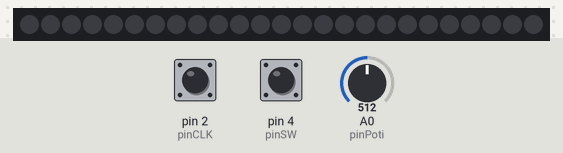
This sketch was run on a simulated Arduino Uno, built with avr-gcc and run on an emulated ATmega328P. On the bench: 25 RGB LEDs in strip order, left to right. Inputs (shaded band) come from the test bench; at power-on: pin 4 (pinSW) LOW, A0 (pinPoti) = 512, pin 2 (pinCLK) HIGH. Dim RGB values are drawn brighter than linear; random numbers use the default seed unless the sketch sets one; EEPROM starts erased.

Above: at 4.2 s.
4.3 s: pin 4 (pinSW) pulled HIGH for 0.15 s
At 5.5 s:
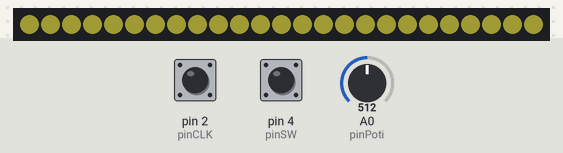
5.9 s: pin 4 (pinSW) pulled HIGH for 1 s
At 6.06 s:
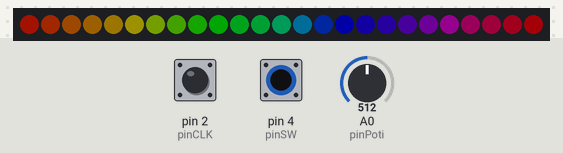
7.5 s: A0 (pinPoti) set to 104
At 7.88 s:
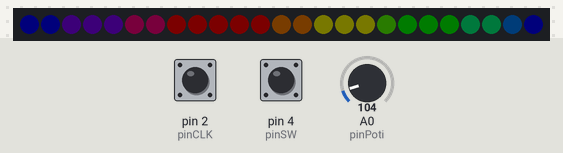
10.1 s: A0 (pinPoti) set to 87
At 10.29 s:
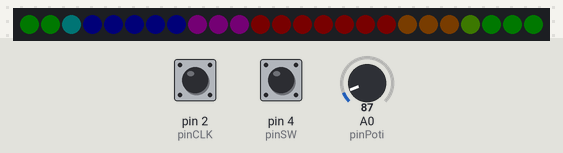
12.5 s: A0 (pinPoti) set to 62
14.0 s: A0 (pinPoti) set to 53
At 15.47 s:
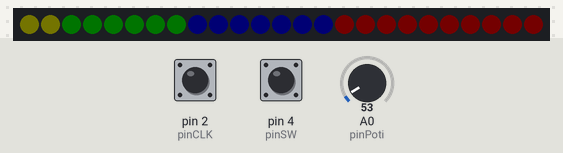

The sketch:

dimmer.ino
```cpp
#include <FastLED.h>

#include <avr/interrupt.h>
#include <avr/power.h>
#include <avr/sleep.h>
#include <EEPROM.h>

/**
 * EEPROM
 */
const byte address_state = 0;
const byte address_hue = 1;

/**
 * LED
 */
#define LED_PIN 5
#define NUM_LEDS 25
#define BRIGHTNESS 255
#define MIN_BRIGHTNESS 5
#define MAX_BRIGHTNESS 200
#define LED_TYPE WS2812B
#define COLOR_ORDER GRB
CRGB leds[NUM_LEDS];

#define UPDATES_PER_SECOND 100

byte v = 0;
#define SATURATION 255
volatile byte h = 60;

/**
 * Poti
 */
const byte pinPoti = 0;
#define POTI_MIN_VALUE 0
#define POTI_MAX_VALUE 1023

/**
 * Rotary Encoder
 */
const byte pinCLK = 2;
const byte pinDT = 3;
const byte pinSW = 4;
volatile byte virtualPosition = 0;
boolean switchState = HIGH;
boolean lastPosition;

/**
 * states
 */
byte currentState = 1;
const byte maxState = 5;
#define STATE_COLOR 0
#define STATE_WHITE 1
#define STATE_RAINBOW 2
#define STATE_RAINBOW_2 3
#define STATE_CONFETTI 4

//Rainbow
byte hRb = 0;
byte hRbStart = 0;
#define DELTA_RAINBOW (256 / NUM_LEDS)

//Rainbow 2
byte hRb2 = 0;
byte hRbStart2 = 0;

/**
 * Debug
 */
const boolean debugPoti = false;
const boolean debugRotary = false;
const boolean debugState = false;

static unsigned long lastInterruptTime = 0;

void isr() {
  unsigned long interruptTime = millis();

  if (interruptTime - lastInterruptTime > 5) {
    if (digitalRead(pinDT) == digitalRead(pinCLK)) {
      h += 2;
    } else {
      h -= 2;
    }
  }
  lastInterruptTime = interruptTime;
}

void setup() {
  delay(3000);
  FastLED.addLeds<LED_TYPE, LED_PIN, COLOR_ORDER>(leds, NUM_LEDS).setCorrection(TypicalLEDStrip);
  FastLED.setBrightness(BRIGHTNESS);

  pinMode(pinPoti, INPUT);

  pinMode(pinCLK, INPUT);
  pinMode(pinDT, INPUT);
  pinMode(pinSW, INPUT);

  lastPosition = digitalRead(pinCLK);

  attachInterrupt(0, isr, CHANGE);

  //Read old values from EEPROM
  currentState = EEPROM.read(address_state);
  h = EEPROM.read(address_hue);

  if (debugPoti || debugRotary || debugState) {
    Serial.begin(9600);
    Serial.println("Debug mode");
    delay(100);
  }
}

void loop() {
  unsigned short valuePoti = analogRead(pinPoti);
  v = map(valuePoti, POTI_MIN_VALUE, POTI_MAX_VALUE, MIN_BRIGHTNESS, MAX_BRIGHTNESS);

  if (debugPoti) {
    Serial.print(valuePoti);
    Serial.print(" :: ");
    Serial.println(v);
  }

  if (debugRotary) {
    Serial.print(virtualPosition);
    Serial.print(" :: ");
    Serial.println(h);
  }

  byte switchValue = digitalRead(pinSW);
  if (switchValue == HIGH) {
    if (switchState == LOW) {
      currentState = (currentState + 1) % maxState;
      EEPROM.update(address_state, currentState);
      if (debugRotary) {
        Serial.println("Switch released");
      }
    } /* else {
      //switch not pressed
    } */
  }
  /*
  else {
    //switch pressed
    if (switchState == HIGH) {
      if (debugRotary) {
        Serial.println("Switch pressed");
      }
    } else {
      //switch beeing pressed down
    }
  }
  */
  switchState = switchValue;

  if (debugState) {
    switch (currentState) {
      case STATE_COLOR:
        Serial.println("Singlecolor");
        break;
      case STATE_WHITE:
        Serial.println("White");
        break;
      case STATE_RAINBOW:
        Serial.println("Rainbow");
        break;
      case STATE_CONFETTI:
        Serial.println("Confetti");
        break;
      case STATE_RAINBOW_2:
        Serial.println("Rainbow 2");
        break;
    }
  }

  switch (currentState) {
    case STATE_COLOR:
      fadeLEDs();
      EEPROM.update(address_hue, h);
      break;
    case STATE_WHITE:
      fadeLEDsWhite();
      break;
    case STATE_RAINBOW:
      fadeLEDsRainbow();
      break;
    case STATE_CONFETTI:
      confetti();
      break;
    case STATE_RAINBOW_2:
      fadeLEDsRainbow2();
      break;
  }

  FastLED.show();
  FastLED.delay(1000 / UPDATES_PER_SECOND);
}

void fadeLEDsRainbow() {
  hRb = hRbStart;
  for (byte i = 0; i < NUM_LEDS; i++) {
    hRb += DELTA_RAINBOW;
    leds[i] = CHSV(hRb, SATURATION, v);
  }
  ++hRbStart;
}

void fadeLEDsRainbow2() {
  hRb2 = hRbStart2;
  fill_solid(leds, NUM_LEDS, CHSV(hRb2, SATURATION, v));
  ++hRbStart2;
  //For confetti we only want ~25 updates per seconds instead of 100
  delay(30);
}

void confetti() {
  fadeToBlackBy(leds, NUM_LEDS, 10);
  int pos = random16(NUM_LEDS);
  leds[pos] += CHSV(h + random8(64), SATURATION, v);
  //For confetti we only want ~25 updates per seconds instead of 100
  delay(30);
}


void fadeLEDsWhite() {
  fill_solid(leds, NUM_LEDS, CHSV(60, 128, v));
}

void fadeLEDs() {
  for (byte i = 0; i < NUM_LEDS; i++) {
    leds[i] = CHSV(h, SATURATION, v);
  }
}
```

Measured:
- the behaviour switches between 95 and 94 on A0 (pinPoti) (found by bisection; images 3 and 4)
- the behaviour switches between 58 and 57 on A0 (pinPoti) (found by bisection; images 4 and 5)
- after the input at 4.3 s, the LEDs: change at once (image 1)
- after the input at 5.9 s, the LEDs: change at once (image 2)
